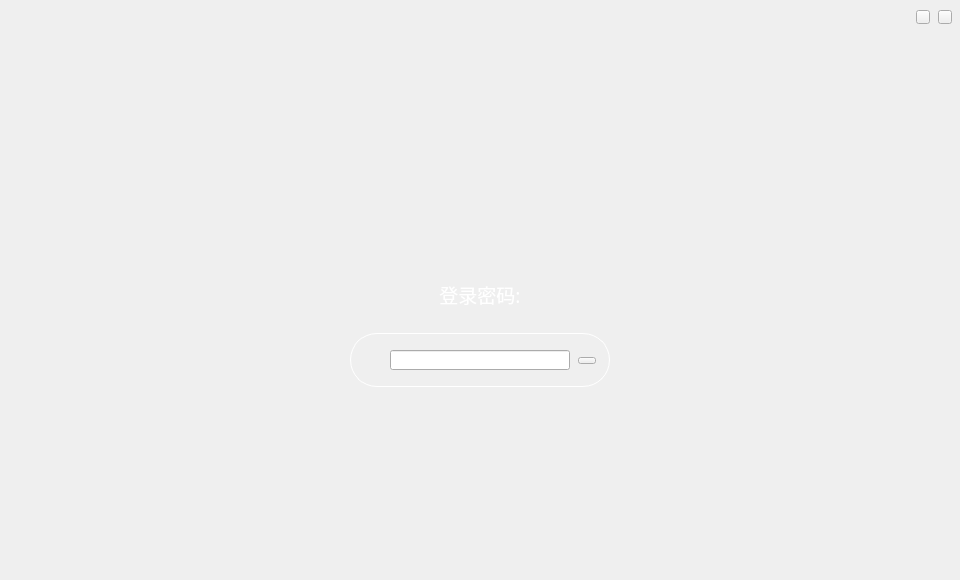
<?xml version="1.0" encoding="UTF-8"?>
<ui version="4.0">
 <class>NormalLogin</class>
 <widget class="QWidget" name="NormalLogin">
  <property name="geometry">
   <rect>
    <x>0</x>
    <y>0</y>
    <width>960</width>
    <height>580</height>
   </rect>
  </property>
  <property name="font">
   <font>
    <family>微软雅黑</family>
   </font>
  </property>
  <property name="windowTitle">
   <string>Form</string>
  </property>
  <widget class="QLabel" name="loginLabel">
   <property name="geometry">
    <rect>
     <x>420</x>
     <y>280</y>
     <width>120</width>
     <height>28</height>
    </rect>
   </property>
   <property name="font">
    <font>
     <family>微软雅黑</family>
     <pointsize>14</pointsize>
    </font>
   </property>
   <property name="styleSheet">
    <string notr="true">color: rgb(255, 255, 255);</string>
   </property>
   <property name="text">
    <string>登录密码:</string>
   </property>
   <property name="alignment">
    <set>Qt::AlignCenter</set>
   </property>
  </widget>
  <widget class="QLineEdit" name="pwdLineEdit">
   <property name="geometry">
    <rect>
     <x>390</x>
     <y>350</y>
     <width>180</width>
     <height>20</height>
    </rect>
   </property>
   <property name="font">
    <font>
     <family>微软雅黑</family>
    </font>
   </property>
   <property name="contextMenuPolicy">
    <enum>Qt::DefaultContextMenu</enum>
   </property>
   <property name="echoMode">
    <enum>QLineEdit::Password</enum>
   </property>
   <property name="alignment">
    <set>Qt::AlignCenter</set>
   </property>
   <property name="clearButtonEnabled">
    <bool>false</bool>
   </property>
  </widget>
  <widget class="QToolButton" name="enterBtn">
   <property name="geometry">
    <rect>
     <x>578</x>
     <y>357</y>
     <width>18</width>
     <height>7</height>
    </rect>
   </property>
   <property name="cursor">
    <cursorShape>PointingHandCursor</cursorShape>
   </property>
   <property name="focusPolicy">
    <enum>Qt::NoFocus</enum>
   </property>
   <property name="text">
    <string/>
   </property>
  </widget>
  <widget class="QLabel" name="tipLabel">
   <property name="geometry">
    <rect>
     <x>300</x>
     <y>400</y>
     <width>360</width>
     <height>20</height>
    </rect>
   </property>
   <property name="font">
    <font>
     <family>微软雅黑</family>
    </font>
   </property>
   <property name="styleSheet">
    <string notr="true">color: rgb(255, 255, 255);</string>
   </property>
   <property name="text">
    <string/>
   </property>
   <property name="alignment">
    <set>Qt::AlignCenter</set>
   </property>
  </widget>
  <widget class="QToolButton" name="closeBtn">
   <property name="geometry">
    <rect>
     <x>938</x>
     <y>10</y>
     <width>14</width>
     <height>14</height>
    </rect>
   </property>
   <property name="cursor">
    <cursorShape>PointingHandCursor</cursorShape>
   </property>
   <property name="focusPolicy">
    <enum>Qt::NoFocus</enum>
   </property>
   <property name="text">
    <string/>
   </property>
  </widget>
  <widget class="QToolButton" name="minBtn">
   <property name="geometry">
    <rect>
     <x>916</x>
     <y>10</y>
     <width>14</width>
     <height>14</height>
    </rect>
   </property>
   <property name="cursor">
    <cursorShape>PointingHandCursor</cursorShape>
   </property>
   <property name="focusPolicy">
    <enum>Qt::NoFocus</enum>
   </property>
   <property name="text">
    <string/>
   </property>
  </widget>
  <widget class="QLabel" name="label">
   <property name="geometry">
    <rect>
     <x>350</x>
     <y>333</y>
     <width>260</width>
     <height>54</height>
    </rect>
   </property>
   <property name="styleSheet">
    <string notr="true">QLabel{border: 1px solid white;border-radius: 27px;padding: 1px 2px 1px 8px;min-width: 9em;}</string>
   </property>
   <property name="text">
    <string/>
   </property>
  </widget>
  <zorder>label</zorder>
  <zorder>loginLabel</zorder>
  <zorder>pwdLineEdit</zorder>
  <zorder>enterBtn</zorder>
  <zorder>tipLabel</zorder>
  <zorder>closeBtn</zorder>
  <zorder>minBtn</zorder>
 </widget>
 <resources/>
 <connections/>
</ui>
